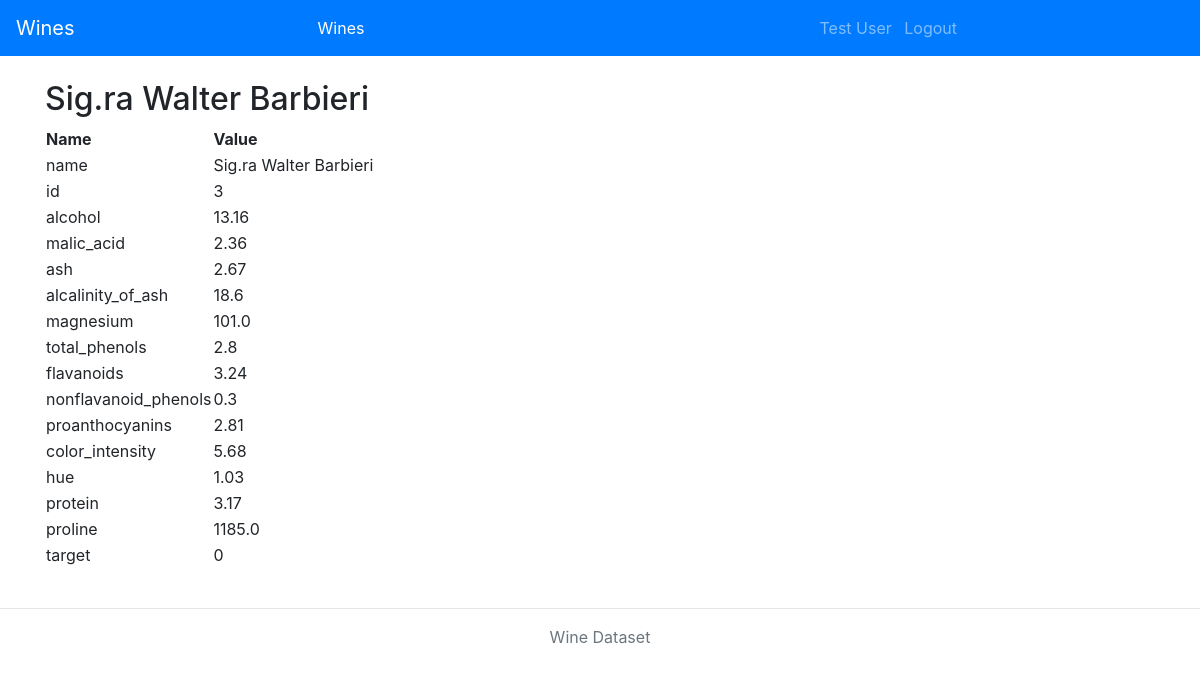
Screenshot of /wines/3 (signed in) with the database file from the repository.
### db_models.py (models this page shows, shortened)
class User(db.Model, UserMixin):
    id = db.Column(db.Integer, primary_key=True)
    email = db.Column(db.String, nullable=False, unique=True)
    name = db.Column(db.String, nullable=False)
    password = db.Column(db.String, nullable=False)

class Wine(db.Model):
    id = db.Column(db.Integer, primary_key=True)
    name = db.Column(db.String)
    alcohol = db.Column(db.Float)
    malic_acid = db.Column(db.Float)
    ash = db.Column(db.Float)
    alcalinity_of_ash = db.Column(db.Float)
    magnesium = db.Column(db.Float)
    total_phenols = db.Column(db.Float)
    flavanoids = db.Column(db.Float)
    nonflavanoid_phenols = db.Column(db.Float)
    proanthocyanins = db.Column(db.Float)
    color_intensity = db.Column(db.Float)
    hue = db.Column(db.Float)
    protein = db.Column(db.Float)
    proline = db.Column(db.Float)
    target = db.Column(db.Integer)
    def to_dict(self):
        return {
            'name': self.name,
            'id': self.id,
            'alcohol': self.alcohol,
            'malic_acid': self.malic_acid,
            'ash': self.ash,
            'alcalinity_of_ash': self.alcalinity_of_ash,
            'magnesium': self.magnesium,
            'total_phenols': self.total_phenols,
            'flavanoids': self.flavanoids,
            'nonflavanoid_phenols': self.nonflavanoid_phenols,
            'proanthocyanins': self.proanthocyanins,
            'color_intensity': self.color_intensity,
            'hue': self.hue,
            'protein': self.protein,
            'proline': self.proline,
            'target': self.target
        }

### app.py (the view)
@app.route('/wines/<wine_id>')
@login_required
def render_wine_entry(wine_id):
    wine = Wine.query.filter_by(id=wine_id).first()
    return render_template('wine_entry.html', wine=wine, active_nav_item='wine-link')

### login_manager.py (called while the page is built)
@login_manager.user_loader
def user_loader(user_id):
    user = User.query.filter_by(id=user_id).first()
    if user is None:
        return
    return user

### templates/wine_entry.html (shortened to what this page needs)
{% extends 'base.html' %}
{% block content %}
    <h2>{{ wine.name }}</h2>
    <table>
      <thead>
        <tr>
          <th>Name</th>
          <th>Value</th>
        </tr>
      </thead>
      <tbody>
      {% for key, value in wine.to_dict().items() %}
        <tr>
          <td>{{ key }}</td>
          <td>{{ value }}</td>
        </tr>
      {% endfor %}
      </tbody>
    </table>
{% endblock %}

### templates/navbar.html (shortened to what this page needs)
{% macro navbar(active_nav_item) %}
    <nav class="navbar navbar-expand-lg navbar-dark bg-primary">
        <a class="navbar-brand" href="{{ url_for('render_home') }}">
            Wines
        </a>
        <div class="collapse navbar-collapse" id="entityNav">
            <ul class="navbar-nav d-flex mx-auto">
                <li class="nav-item {{ 'active' if active_nav_item=='wine-link' }}" id="document-link">
                    <a class="nav-link" href="{{ url_for('render_wine_list') }}">Wines</a>
                </li>
            </ul>
        </div>
        <div class="collapse navbar-collapse" id="usernameNav">
            <ul class="navbar-nav d-flex mx-auto">
                <li class="nav-item">
          <span class="navbar-text">
            &nbsp; {{ current_user.name }}
          </span>
                </li>
                <li class="nav-item">
                    <a class="nav-link" href="{{ url_for('logout') }}">
                        &nbsp;Logout
                    </a>
                </li>
            </ul>
        </div>
    </nav>
{% endmacro %}

### rows the page displays
User: name "Test User"
Wine: name "Sig.ra Walter Barbieri", key "name", key "alcohol", alcohol "13.16", key "malic_acid", malic_acid "2.36", key "ash", ash "2.67", key "alcalinity_of_ash", alcalinity_of_ash "18.6", key "magnesium", magnesium "101.0", key "total_phenols", total_phenols "2.8", key "flavanoids", flavanoids "3.24", key "nonflavanoid_phenols", nonflavanoid_phenols "0.3", key "proanthocyanins", proanthocyanins "2.81", key "color_intensity", color_intensity "5.68", key "hue", hue "1.03", key "protein", protein "3.17", key "proline", proline "1185.0"

### other values shown
{{ key }} "id" "target"
{{ value }} "3" "0"
